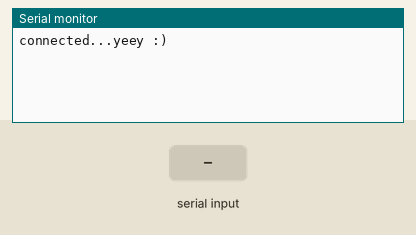
This sketch was run on a simulated ESP8266 (NodeMCU). On the bench: the last lines printed to the serial monitor. Inputs (shaded band) come from the test bench. WiFi joins after 1.5 s; servers stay silent unless stated; no MQTT or app messages arrive unless stated.

Above: at 2.7 s.
2.8 s: "1" received over Serial
At 5.9 s:
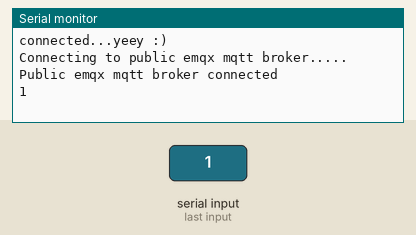
7.3 s: "0" received over Serial
At 8.2 s:
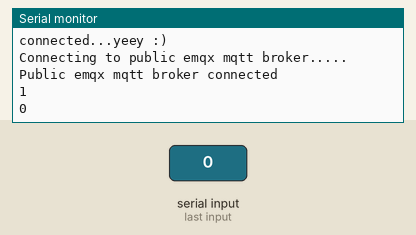
11.8 s: "2" received over Serial
At 14.0 s:
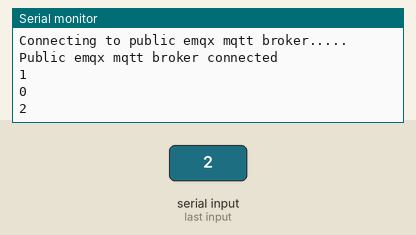

The sketch:

AutoConnect.ino
```cpp
#include <ESP8266WiFi.h>          //https://github.com/esp8266/Arduino

// 实现网页配置WiFi需要引入的依赖包
#include <DNSServer.h>
#include <ESP8266WebServer.h>
#include <WiFiManager.h>         //https://github.com/tzapu/WiFiManager

// 用于MQTT连接EMQ X Cloud
#include <PubSubClient.h>        //https://github.com/knolleary/pubsubclient

// MQTT Broker
const char *mqtt_broker = "racf312b.cn.emqx.cloud";
const char *topic = "esp8266/soil";
const char *mqtt_username = "esp8266";
const char *mqtt_password = "123";
const int mqtt_port = 12672;

// 获取串口字节流数据
String msg = "";

// 创建客户端
WiFiClient espClient;
PubSubClient client(espClient);

// ESP8266 配置
void setup() {
  // 设置串口波特率
  Serial.begin(115200);

  WiFiManager wifiManager;

  // 配置 ESP8266 热点 SSID 和 PassWord，启动网页配置 WiFi
  wifiManager.autoConnect("ESP204a1", "qwertyuiop");

  // WiFi 配置连接成功，串口打印
  Serial.println("connected...yeey :)");

  // 设置服务端接口
  client.setServer(mqtt_broker, mqtt_port);
}

// ESP8266 配置成功后，进入循环
void loop() {
  delay(3000);
  // 自动重连 MQTT 服务端
  while (!client.connected()) {
    String client_id = "esp8266-client-";
    // 设置客户端ID为 ESP8266 的 MAC 地址
    client_id += String(WiFi.macAddress());
    Serial.println("Connecting to public emqx mqtt broker.....");
    if (client.connect(client_id.c_str(), mqtt_username, mqtt_password)) {
      // MQTT连接完成，串口打印
      Serial.println("Public emqx mqtt broker connected");
    } else {
      // MQTT连接失败，打印错误信息
      Serial.print("failed with state ");
      Serial.println(client.state());
      delay(2000);
    }
  }
  // 客户端定时刷新状态
  client.loop();
  // 循环接收串口数据
  while (Serial.available()) {
    while (Serial.available() > 0) {
      msg += char(Serial.read());
    }
    // 数据发布到服务器
    client.publish(topic, msg.c_str());
    Serial.println(msg);
    msg = "";
  }
}
```

Measured:
- after the input at 2.8 s, the serial monitor: prints a new line after 1.8 s (image 1)
- after the input at 7.3 s, the serial monitor: prints a new line after 0.26 s (image 2)
- after the input at 11.8 s, the serial monitor: prints a new line after 1.8 s (image 3)
